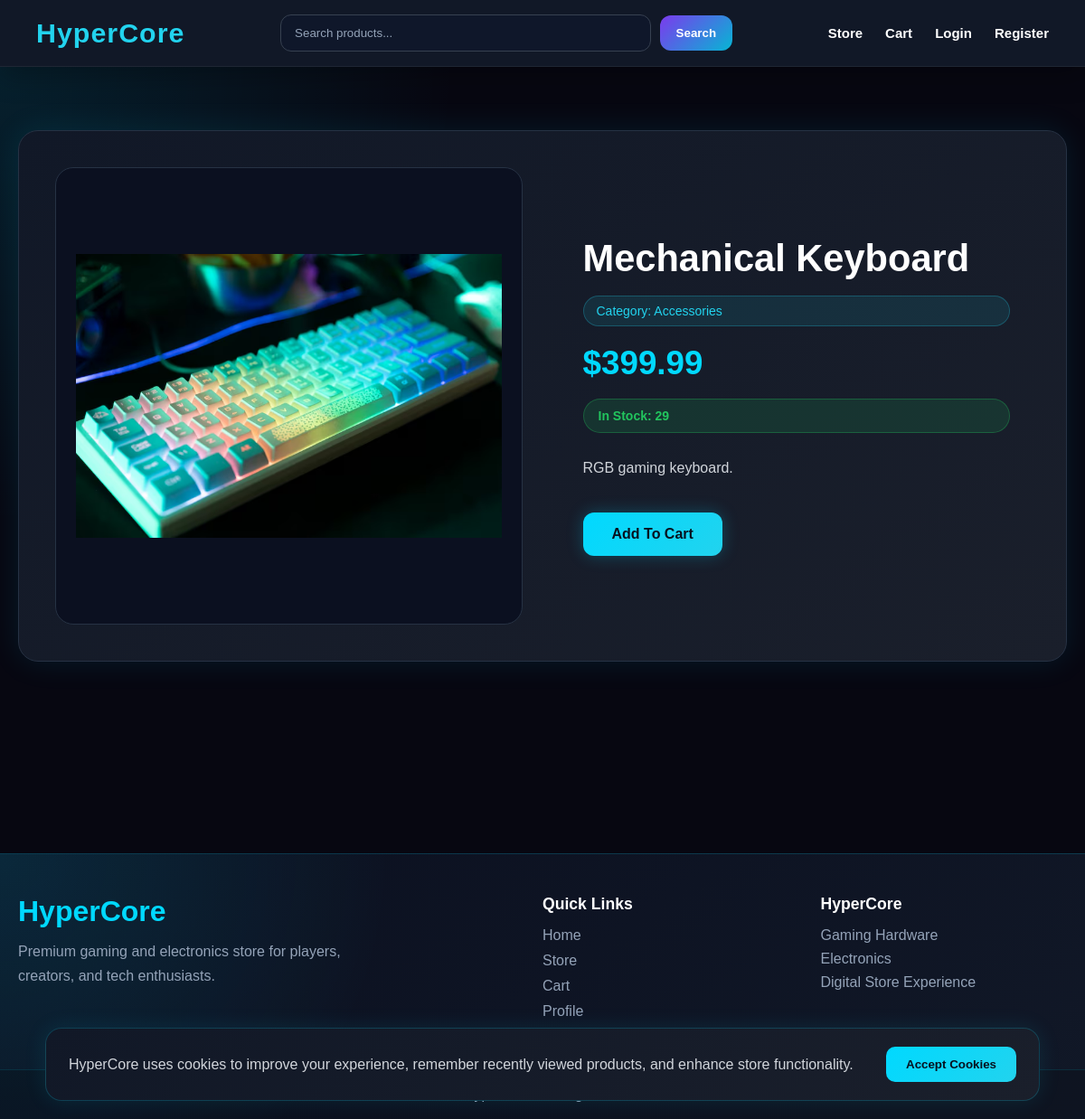
The app's page /pages/product-details.php?id=5 with its own data.
### tables this page shows
CREATE TABLE `products` (
  `id` int(11) NOT NULL,
  `category_id` int(11) DEFAULT NULL,
  `name` varchar(150) NOT NULL,
  `description` text DEFAULT NULL,
  `price` decimal(10,2) NOT NULL,
  `image` varchar(255) DEFAULT NULL,
  `stock_quantity` int(11) DEFAULT 0,
  `is_featured` tinyint(1) DEFAULT 0,
  `created_at` timestamp NOT NULL DEFAULT current_timestamp()
);

CREATE TABLE `categories` (
  `id` int(11) NOT NULL,
  `name` varchar(100) NOT NULL,
  `slug` varchar(100) NOT NULL
);

### pages/product-details.php (the view, shortened to what this page needs)
<?php
require_once __DIR__ . "/../config/config.php";
$product_id = (int) $_GET["id"];
$query = "
    SELECT products.*, categories.name AS category_name
    FROM products
    INNER JOIN categories
    ON products.category_id = categories.id
    WHERE products.id = $product_id
";
$result = mysqli_query($conn, $query);
$product = mysqli_fetch_assoc($result);
require_once __DIR__ . "/../includes/header.php";
require_once __DIR__ . "/../includes/top-navbar.php";
?>
<section class="product-page">
    <div class="product-container">
        <div class="product-image">
            <img
                src="<?php echo BASE_URL . $product["image"]; ?>"
                alt="<?php echo $product["name"]; ?>"
            >
        </div>
        <div class="product-info">
            <h1>
                <?php echo $product["name"]; ?>
            </h1>
            <p class="product-category">
                Category:
                <?php echo $product["category_name"]; ?>
            </p>
            <p class="product-price">
                $<?php echo number_format($product["price"], 2); ?>
            </p>
            <?php if ($product["stock_quantity"] > 0) { ?>
                <p class="product-stock">
                    In Stock:
                    <?php echo $product["stock_quantity"]; ?>
                </p>
            <?php } else { ?>
                <p class="product-stock out-of-stock">
                    Out of Stock
                </p>
            <?php } ?>
            <p class="product-description">
                <?php echo $product["description"]; ?>
            </p>
            <div class="product-buttons">
                <?php if ($product["stock_quantity"] > 0) { ?>
                    <a
                        href="<?php echo BASE_URL; ?>pages/add-to-cart.php?id=<?php echo $product["id"]; ?>"
                        class="add-cart-btn"
                    >
                        Add To Cart
                    </a>
                <?php } else { ?>
                    <button class="add-cart-btn out-stock-btn" disabled>
                        Out of Stock
                    </button>
                <?php } ?>
            </div>
        </div>
    </div>
</section>
<?php require_once __DIR__ . "/../includes/footer.php"; ?>

### assets/css/style.css (style rules this page uses)
* { margin: 0; padding: 0; box-sizing: border-box; }
body { font-family: Arial, sans-serif; background: #0f1117; color: #f5f5f5; }
a { color: inherit; text-decoration: none; }

### assets/css/home.css (style rules this page uses)
* { margin: 0; padding: 0; box-sizing: border-box; }
body { margin: 0; font-family: Arial, Helvetica, sans-serif; background-color: #070711; }
.product-image { width: 100%; height: 100%; object-fit: cover; transition: 0.35s ease; }
.product-info { padding: 22px; display: flex; flex-direction: column; flex-grow: 1; }
.product-description { color: #9ca3af; font-size: 14px; line-height: 1.6; display: -webkit-box; -webkit-line-clamp: 2; -webkit-box-orient: vertical; overflow: hidden; margin-bottom: 16px; }
.product-price { font-size: 22px; font-weight: bold; color: #22d3ee; margin-bottom: 8px; }
.product-stock { font-size: 14px; color: #a7f3d0; margin-bottom: 18px; }

### assets/css/product.css (style rules this page uses)
.product-page { min-height: 100vh; padding: 70px 20px; background: radial-gradient(circle at top left, rgba(0, 217, 255, 0.12), transparent 35%), #070711; }
.product-container { max-width: 1250px; margin: auto; display: grid; grid-template-columns: 1fr 1fr; gap: 45px; align-items: center; background: linear-gradient(145deg, #111827, #1a1f2b); border: 1px solid #263244; padding: 40px; border-radius: 22px; box-shadow: 0 0 35px rgba(0, 217, 255, 0.1); }
.product-image { background: #0b1020; border: 1px solid #263244; border-radius: 20px; padding: 22px; }
.product-image img { width: 100%; height: 460px; object-fit: contain; display: block; border-radius: 16px; }
.product-info h1 { font-size: 2.6rem; color: #ffffff; margin-bottom: 16px; line-height: 1.2; }
.product-category { display: inline-block; color: #22d3ee; background: rgba(34, 211, 238, 0.1); border: 1px solid rgba(34, 211, 238, 0.25); padding: 8px 14px; border-radius: 20px; font-size: 14px; margin-bottom: 20px; }
.product-price { color: #00d9ff; font-size: 2.3rem; font-weight: 800; margin-bottom: 18px; }
.product-stock { display: inline-block; background: rgba(34, 197, 94, 0.14); color: #22c55e; border: 1px solid rgba(34, 197, 94, 0.3); padding: 10px 16px; border-radius: 25px; font-weight: bold; margin-bottom: 25px; }
.product-description { color: #d1d5db; line-height: 1.8; font-size: 16px; margin-bottom: 35px; max-width: 600px; }
.product-buttons { display: flex; gap: 15px; }
.add-cart-btn { display: inline-block; background: linear-gradient(135deg, #00d9ff, #22d3ee); color: #07111f; text-decoration: none; padding: 15px 32px; border-radius: 12px; font-weight: 800; border: none; transition: 0.3s ease; box-shadow: 0 0 18px rgba(0, 217, 255, 0.25); }

### records on screen
products: image (picture), name "Mechanical Keyboard", category.name "Accessories", price "399.99", stock_quantity "29", description "RGB gaming keyboard."

### other values on screen
SITE_NAME "HyperCore"
